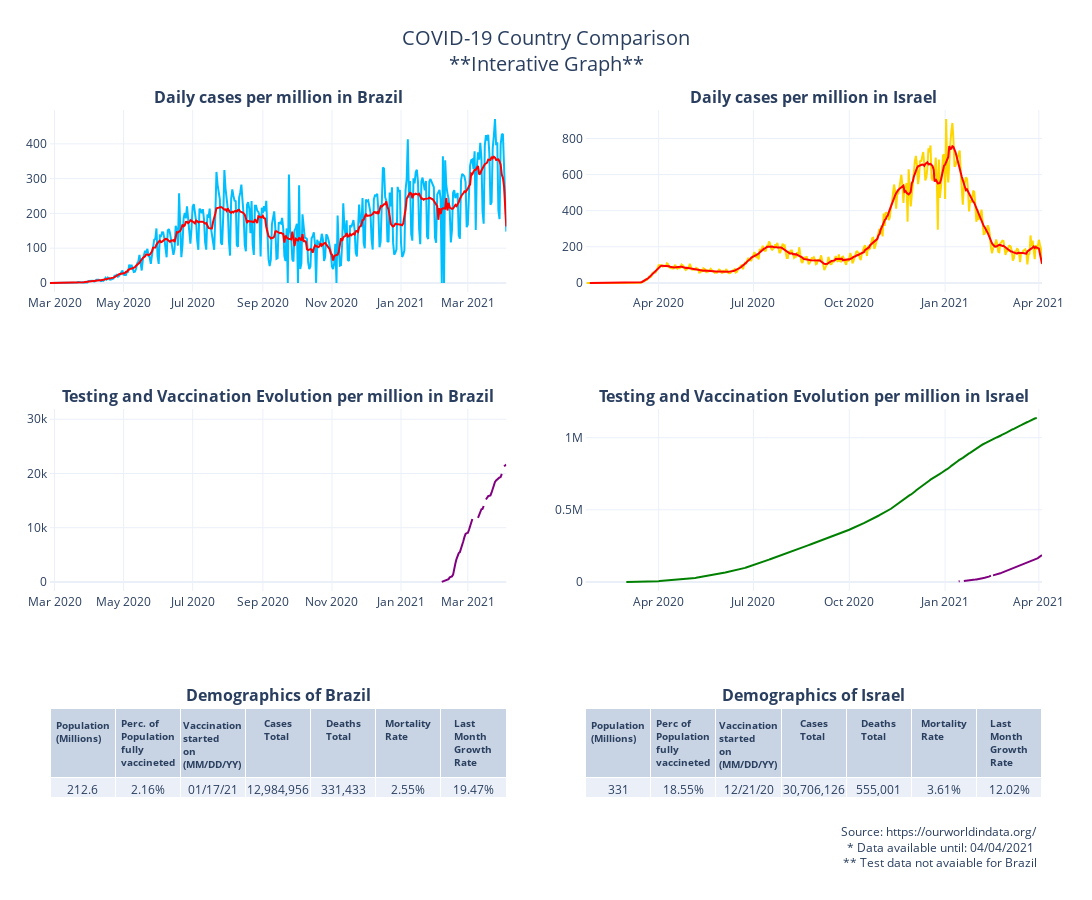

Notebook source saved alongside this figure:
### Code cell
plotagem_covid_Novos( country1, 
                      country2,
                      'Brazil',
                      'Israel',
                      'COVID-19 Country Comparison')

### Figure 1 — Plotly figure (JSON) as saved in the notebook; plotly's stock layout.template omitted (floating-point values rounded to 4 significant figures; data arrays with more than 128 entries replaced by an {"elided": "..."} marker saying what was removed)
{"data": [{"hovertemplate": "<b>Brazil's new cases per million</b><br><br>Date: %{x}<br>New cases per million: %{y:,.}<br><extra></extra>", "marker": {"color": "deepskyblue", "size": 120}, "name": "Daily cases per million in Brazil", "type": "scatter", "x": {"elided": "404 str values"}, "xaxis": "x", "y": {"elided": "404 float values"}, "yaxis": "y"}, {"hovertemplate": "<b>Brazil's 7 day rolling mean</b><br><br>Date: %{x}<br>New cases: %{y:,.}<br><extra></extra>", "marker": {"color": "Red", "line": {"color": "Red", "width": 20}, "size": 120}, "mode": "lines", "name": "Brazil's 7 day rolling mean", "type": "scatter", "x": {"elided": "404 str values"}, "xaxis": "x", "y": {"elided": "404 float values"}, "yaxis": "y"}, {"hovertemplate": "<b>Israel's new cases per million </b><br><br>Date: %{x}<br>New cases per million: %{y:,.}<br><extra></extra>", "marker": {"color": "gold", "size": 120}, "name": "Daily Cases in Israel", "type": "scatter", "x": {"elided": "439 str values"}, "xaxis": "x2", "y": {"elided": "439 float values"}, "yaxis": "y2"}, {"hovertemplate": "<b>Israel's 7 day rolling mean</b><br><br>Date: %{x}<br>New cases per million: %{y:,.}<br><extra></extra>", "marker": {"color": "Red", "line": {"color": "Red", "width": 20}, "size": 120}, "mode": "lines", "name": "Israel's 7 day rolling mean", "showlegend": false, "type": "scatter", "x": {"elided": "439 str values"}, "xaxis": "x2", "y": {"elided": "439 float values"}, "yaxis": "y2"}, {"hovertemplate": "<b>Brazil's vaccinated per million</b><br><br>Date: %{x}<br>Vaccinated per million: %{y:,.}<br><extra></extra>", "marker": {"color": "Purple", "size": 120}, "name": "People Fully Vaccinated per Million", "type": "scatter", "x": {"elided": "404 str values"}, "xaxis": "x3", "y": {"elided": "404 float values"}, "yaxis": "y3"}, {"hovertemplate": "<b>Brazil's tested per million</b><br><br>Date: %{x}<br>Tested per million: %{y:,.}<br><extra></extra>", "marker": {"color": "Green", "size": 120}, "name": "People Tested per Million", "type": "scatter", "x": {"elided": "404 str values"}, "xaxis": "x3", "y": {"elided": "404 float values"}, "yaxis": "y3"}, {"hovertemplate": "<b>Israel's vaccinated per million</b><br><br>Date: %{x}<br>Vaccinated per million: %{y:,.}<br><extra></extra>", "marker": {"color": "Purple", "line": {"color": "Purple", "width": 20}, "size": 120}, "mode": "lines", "name": "People Fully Vaccinated per Million\"", "showlegend": false, "type": "scatter", "x": {"elided": "439 str values"}, "xaxis": "x4", "y": {"elided": "439 float values"}, "yaxis": "y4"}, {"hovertemplate": "<b>Israel's tested per million</b><br><br>Date: %{x}<br>Tested per million: %{y:,.}<br><extra></extra>", "marker": {"color": "Green", "line": {"color": "Green", "width": 20}, "size": 120}, "mode": "lines", "name": "Tested per Million", "showlegend": false, "type": "scatter", "x": {"elided": "439 str values"}, "xaxis": "x4", "y": {"elided": "439 float values"}, "yaxis": "y4"}, {"cells": {"align": "center", "values": [212.6, "2.16%", "01/17/21", "12,984,956", "331,433", "2.55%", "19.47%"]}, "domain": {"x": [0, 0.46], "y": [0, 0.2333]}, "header": {"align": "center", "font": {"size": 10}, "values": ["<b>Population (Millions)</b>", "<b>Perc. of Population fully vaccineted</b>", "<b>Vaccination started on (MM/DD/YY)</b>", "<b>Cases Total</b>", "<b>Deaths Total</b>", "<b>Mortality Rate</b>", "<b>Last Month Growth Rate</b>"]}, "type": "table"}, {"cells": {"align": "center", "values": [331, "18.55%", "12/21/20", "30,706,126", "555,001", "3.61%", "12.02%"]}, "domain": {"x": [0.54, 1], "y": [0, 0.2333]}, "header": {"align": "center", "font": {"size": 10}, "values": ["<b>Population (Millions)</b>", "<b>Perc of Population fully vaccineted</b>", "<b>Vaccination started on (MM/DD/YY)</b>", "<b>Cases Total</b>", "<b>Deaths Total</b>", "<b>Mortality Rate</b>", "<b>Last Month Growth Rate</b>"]}, "type": "table"}], "layout": {"annotations": [{"font": {"size": 16}, "showarrow": false, "text": "<b>Daily cases per million in Brazil</b>", "x": 0.23, "xanchor": "center", "xref": "paper", "y": 1.0, "yanchor": "bottom", "yref": "paper"}, {"font": {"size": 16}, "showarrow": false, "text": "<b>Daily cases per million in Israel</b>", "x": 0.77, "xanchor": "center", "xref": "paper", "y": 1.0, "yanchor": "bottom", "yref": "paper"}, {"font": {"size": 16}, "showarrow": false, "text": "<b>Testing and Vaccination Evolution per million in Brazil</b>", "x": 0.23, "xanchor": "center", "xref": "paper", "y": 0.6167, "yanchor": "bottom", "yref": "paper"}, {"font": {"size": 16}, "showarrow": false, "text": "<b>Testing and Vaccination Evolution per million in Israel</b>", "x": 0.77, "xanchor": "center", "xref": "paper", "y": 0.6167, "yanchor": "bottom", "yref": "paper"}, {"font": {"size": 16}, "showarrow": false, "text": "<b>Demographics of Brazil</b>", "x": 0.23, "xanchor": "center", "xref": "paper", "y": 0.2333, "yanchor": "bottom", "yref": "paper"}, {"font": {"size": 16}, "showarrow": false, "text": "<b>Demographics of Israel</b>", "x": 0.77, "xanchor": "center", "xref": "paper", "y": 0.2333, "yanchor": "bottom", "yref": "paper"}, {"showarrow": false, "text": "Source: https://ourworldindata.org/ <br> * Data available until: 04/04/2021 <br> ** Test data not avaiable for Brazil <br> ", "x": 0.9999, "xref": "paper", "y": 0.001, "yref": "paper"}], "autosize": false, "height": 900, "margin": {"b": 10, "l": 50, "pad": 2, "r": 50, "t": 110}, "showlegend": false, "title": {"font": {"size": 20}, "text": "COVID-19 Country Comparison<br>**Interative Graph**", "x": 0.5, "xanchor": "center", "y": 0.95, "yanchor": "top"}, "width": 1280, "xaxis": {"anchor": "y", "domain": [0, 0.46]}, "xaxis2": {"anchor": "y2", "domain": [0.54, 1]}, "xaxis3": {"anchor": "y3", "domain": [0, 0.46]}, "xaxis4": {"anchor": "y4", "domain": [0.54, 1]}, "yaxis": {"anchor": "x", "categoryorder": "total descending", "domain": [0.7667, 1.0]}, "yaxis2": {"anchor": "x2", "domain": [0.7667, 1.0]}, "yaxis3": {"anchor": "x3", "categoryorder": "total descending", "domain": [0.3833, 0.6167]}, "yaxis4": {"anchor": "x4", "domain": [0.3833, 0.6167]}}}
